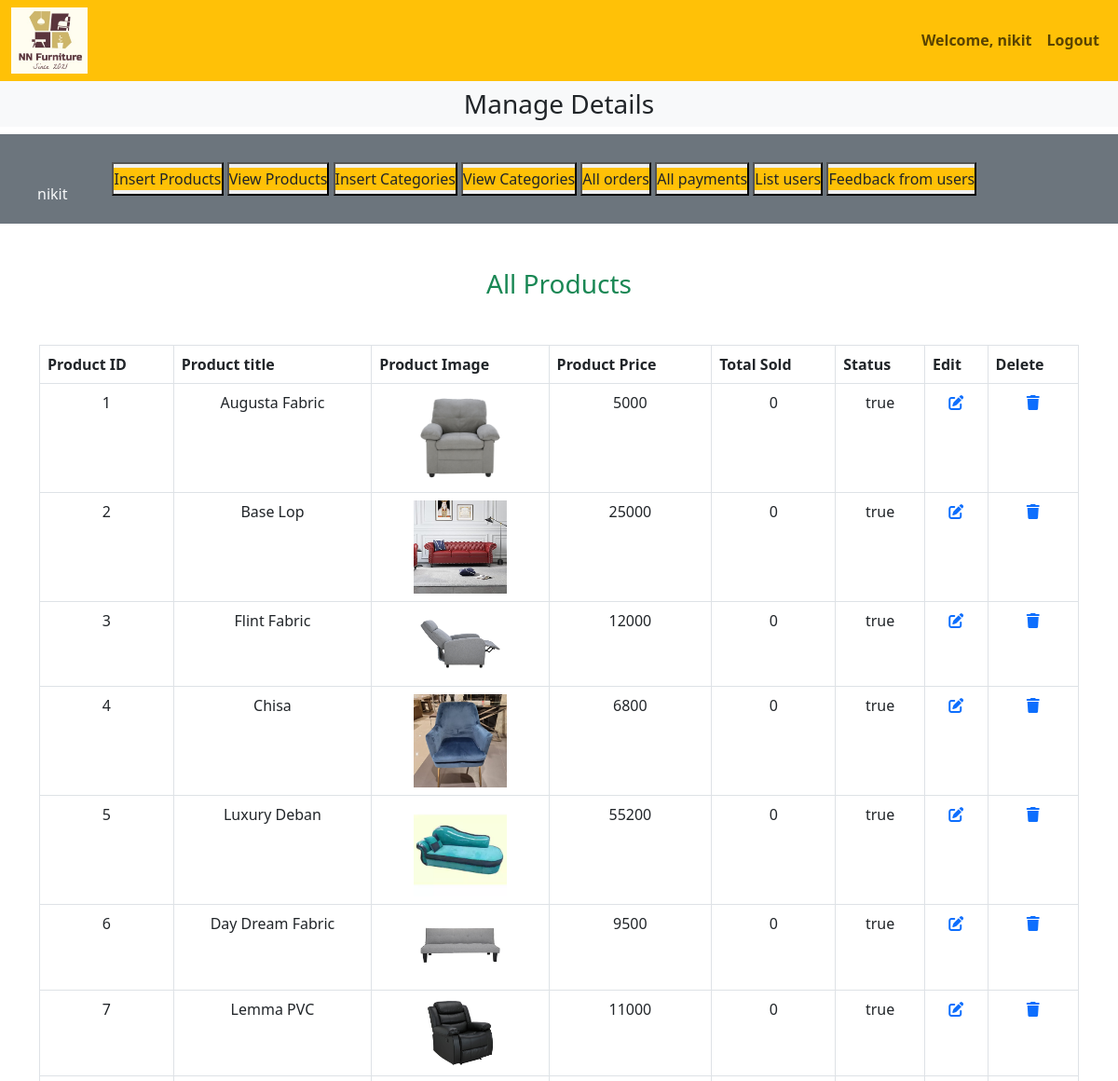
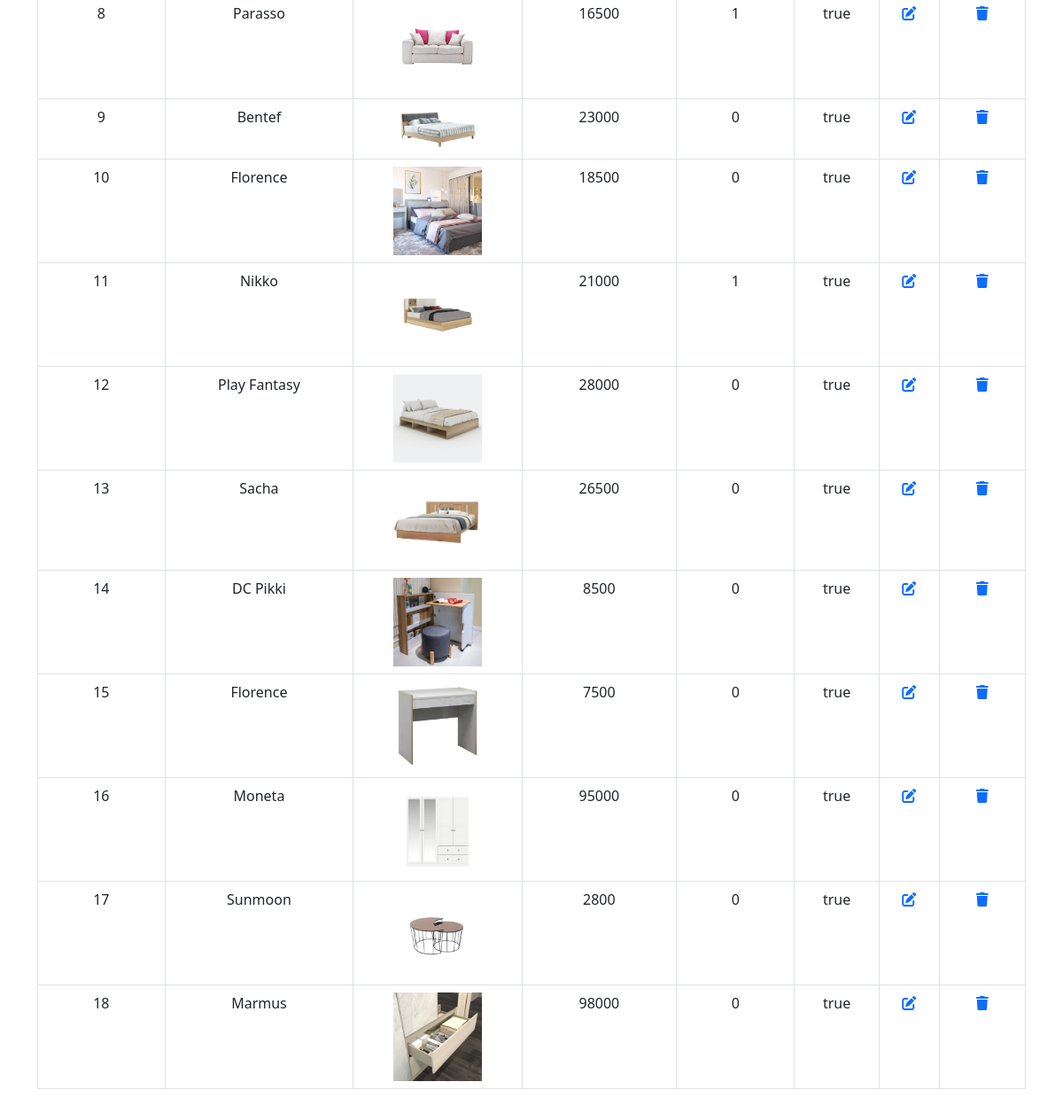
The app's page /admin/adminstore.php?view_products (signed in) with its own data (2 pictures, top to bottom).
### tables this page shows
CREATE TABLE `products` (
  `product_id` int(11) NOT NULL,
  `product_title` varchar(100) NOT NULL,
  `product_description` varchar(255) NOT NULL,
  `product_keywords` varchar(255) NOT NULL,
  `category_id` int(11) NOT NULL,
  `product_image1` varchar(255) NOT NULL,
  `product_image2` varchar(255) NOT NULL,
  `product_image3` varchar(255) NOT NULL,
  `product_price` varchar(100) NOT NULL,
  `date` timestamp NOT NULL DEFAULT current_timestamp() ON UPDATE current_timestamp(),
  `status` varchar(100) NOT NULL
);

### admin/view_products.php (the view, shortened to what this page needs)
<!DOCTYPE html>
<html lang="en">
<head>
</head>
<body>
    <h3 class="text-center text-success">All Products</h3>
<table class="table table-bordered mt-5">
    <thead class="bg-warning">
        <tr>
            <th>Product ID</th>
            <th>Product title</th>
            <th>Product Image</th>
            <th>Product Price</th>
            <th>Total Sold</th>
            <th>Status</th>
            <th>Edit</th>
            <th>Delete</th>
        </tr>
    </thead>
    <tbody>
            <?php
            $get_products="select * from `products` ";
            $result=mysqli_query($con,$get_products);
            $number=0;
            while($row=mysqli_fetch_assoc($result)){
                $product_id=$row['product_id'];
                $product_title=$row['product_title'];
                $product_image1=$row['product_image1'];
                $product_price=$row['product_price'];
                $status=$row['status'];
                $number++;
                ?>
                 <tr class='text-center'>
                <td><?php echo $number ?></td>
                <td><?php echo $product_title ?></td>
                <td><img src='./product_images/<?php echo $product_image1 ?>' class='img_product' alt=''></td>
                <td><?php echo $product_price ?></td>
                <td><?php
                $get_count="select * from `orders_pending` where product_id=$product_id";
                $result_count=mysqli_query($con,$get_count);
                $rows_count=mysqli_num_rows($result_count);
                echo $rows_count;
                ?></td>
                <td><?php echo $status ?></td>
                <td><a href='adminstore.php?edit_products=<?php echo $product_id?>'><i class='fa-solid fa-pen-to-square'></i></a></td>
                <td><a href='adminstore.php?delete_products=<?php echo $product_id?>'><i class='fa-solid fa-trash'></i></a></td>
            </tr>
            <?php
            }
            ?>
    </tbody>
</table>
</body>
</html>

### style.css (style rules this page uses)
* { margin: 0; padding: 0; box-sizing: border-box; }

### admin/view_products.php (style rules this page uses)
.img_product { width: 100px; object-fit: contain; }

### records on screen
products: product_title "Augusta Fabric", product_image1 (picture), product_price "5000", rows_count "0", status "true"
products: product_title "Base Lop", product_image1 (picture), product_price "25000", rows_count "0", status "true"
products: product_title "Flint Fabric", product_image1 (picture), product_price "12000", rows_count "0", status "true"
products: product_title "Chisa", product_image1 (picture), product_price "6800", rows_count "0", status "true"
products: product_title "Luxury Deban", product_image1 (picture), product_price "55200", rows_count "0", status "true"
products: product_title "Day Dream Fabric", product_image1 (picture), product_price "9500", rows_count "0", status "true"
products: product_title "Lemma PVC", product_image1 (picture), product_price "11000", rows_count "0", status "true"
products: product_title "Parasso", product_image1 (picture), product_price "16500", rows_count "1", status "true"
products: product_title "Bentef", product_image1 (picture), product_price "23000", rows_count "0", status "true"
products: product_title "Florence", product_image1 (picture), product_price "18500", rows_count "0", status "true"
products: product_title "Nikko", product_image1 (picture), product_price "21000", rows_count "1", status "true"
products: product_title "Play Fantasy", product_image1 (picture), product_price "28000", rows_count "0", status "true"
products: product_title "Sacha", product_image1 (picture), product_price "26500", rows_count "0", status "true"
products: product_title "DC Pikki", product_image1 (picture), product_price "8500", rows_count "0", status "true"
products: product_title "Florence", product_image1 (picture), product_price "7500", rows_count "0", status "true"
products: product_title "Moneta", product_image1 (picture), product_price "95000", rows_count "0", status "true"
products: product_title "Sunmoon", product_image1 (picture), product_price "2800", rows_count "0", status "true"
products: product_title "Marmus", product_image1 (picture), product_price "98000", rows_count "0", status "true"

### other values on screen
$_SESSION['admin_name'] "nikit"
